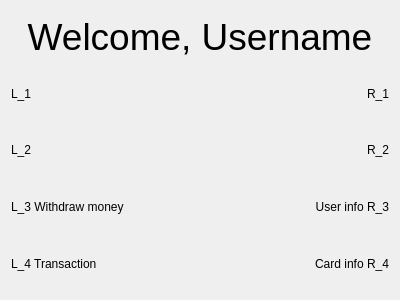
<?xml version="1.0" encoding="UTF-8"?>
<ui version="4.0">
 <class>MainScreen</class>
 <widget class="QWidget" name="MainScreen">
  <property name="geometry">
   <rect>
    <x>0</x>
    <y>0</y>
    <width>400</width>
    <height>300</height>
   </rect>
  </property>
  <property name="windowTitle">
   <string>Form</string>
  </property>
  <layout class="QGridLayout" name="gridLayout">
   <item row="1" column="2">
    <widget class="QLabel" name="r_1">
     <property name="text">
      <string>R_1</string>
     </property>
     <property name="alignment">
      <set>Qt::AlignRight|Qt::AlignTrailing|Qt::AlignVCenter</set>
     </property>
    </widget>
   </item>
   <item row="1" column="0">
    <widget class="QLabel" name="l_1">
     <property name="text">
      <string>L_1</string>
     </property>
    </widget>
   </item>
   <item row="3" column="0">
    <widget class="QLabel" name="l_3">
     <property name="text">
      <string>L_3 Withdraw money</string>
     </property>
    </widget>
   </item>
   <item row="2" column="0">
    <widget class="QLabel" name="l_2">
     <property name="text">
      <string>L_2</string>
     </property>
    </widget>
   </item>
   <item row="2" column="2">
    <widget class="QLabel" name="r_2">
     <property name="text">
      <string>R_2</string>
     </property>
     <property name="alignment">
      <set>Qt::AlignRight|Qt::AlignTrailing|Qt::AlignVCenter</set>
     </property>
    </widget>
   </item>
   <item row="0" column="0" colspan="3">
    <widget class="QLabel" name="nameLabel">
     <property name="font">
      <font>
       <pointsize>28</pointsize>
      </font>
     </property>
     <property name="text">
      <string>Welcome, Username</string>
     </property>
     <property name="alignment">
      <set>Qt::AlignCenter</set>
     </property>
    </widget>
   </item>
   <item row="4" column="0">
    <widget class="QLabel" name="l_4">
     <property name="text">
      <string>L_4 Transaction</string>
     </property>
    </widget>
   </item>
   <item row="3" column="2">
    <widget class="QLabel" name="r_3">
     <property name="text">
      <string>User info R_3</string>
     </property>
     <property name="alignment">
      <set>Qt::AlignRight|Qt::AlignTrailing|Qt::AlignVCenter</set>
     </property>
    </widget>
   </item>
   <item row="4" column="2">
    <widget class="QLabel" name="r_4">
     <property name="text">
      <string>Card info R_4</string>
     </property>
     <property name="alignment">
      <set>Qt::AlignRight|Qt::AlignTrailing|Qt::AlignVCenter</set>
     </property>
    </widget>
   </item>
  </layout>
 </widget>
 <resources/>
 <connections/>
</ui>
